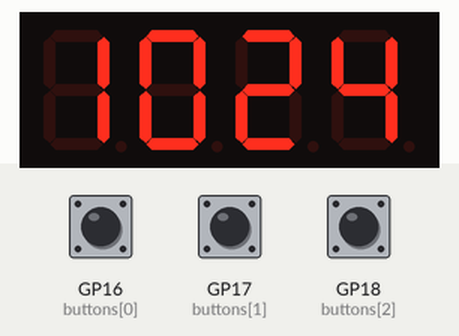
Bench run of a program on a simulated Raspberry Pi Pico running MicroPython. Parts: 4-digit seven-segment display. Wiring (from the project's diagram.json): green button Hours on GP16, green button Minutes on GP17, red button Alarm on GP18, buzzer on GP19. The test bench sets the inputs (shaded band); at power-on: GP16 (buttons[0]) HIGH, GP18 (buttons[2]) HIGH, GP17 (buttons[1]) HIGH. The clock reads 2024-03-15 10:24:30 at power-on unless the program sets it; the segment pins are drawn as the display they are named for; what the program prints to the serial console is not drawn.

Above: at 1.2 s.
1.3 s: GP16 (buttons[0]) pulled LOW for 0.15 s
At 2.2 s:
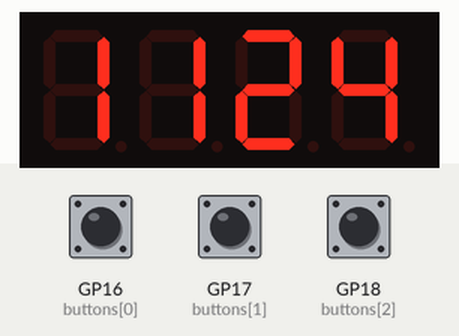
2.9 s: GP18 (buttons[2]) pulled LOW for 0.15 s
At 3.7 s:
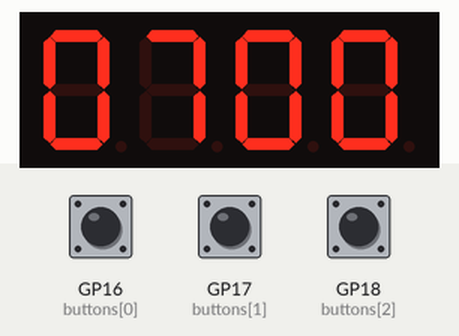
4.6 s: GP17 (buttons[1]) pulled LOW for 0.15 s
At 5.8 s:
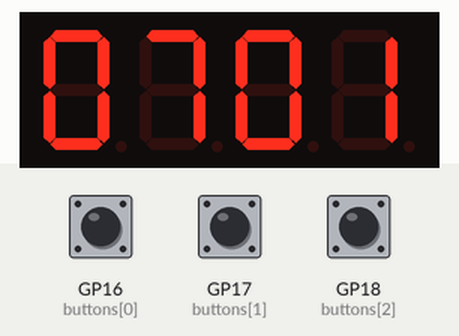
6.2 s: GP16 (buttons[0]) pulled LOW for 1 s
At 6.6 s:
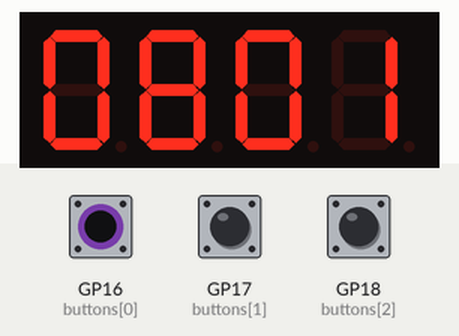
8.7 s: GP17 (buttons[1]) pulled LOW for 0.15 s
At 9.5 s:
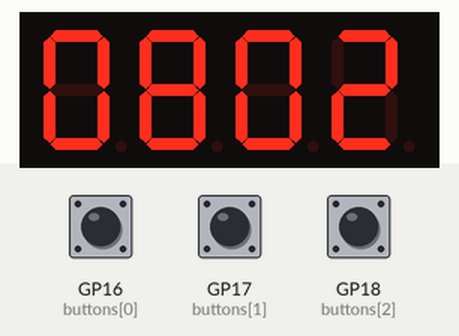
Timing chart, 0 to 11.3 s (numbered marks = the images above; inputs shaded):
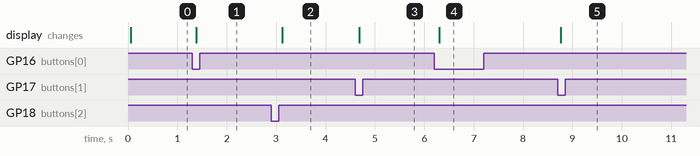

The program:

main.py
```python
from machine import Pin, PWM, I2C
from time import ticks_ms, ticks_diff, sleep_us

# DS1307: SDA GP0, SCL GP1
i2c = I2C(0, sda=Pin(0), scl=Pin(1), freq=100000)
RTC_ADDR = 0x68

# 공통 애노드 표시기
digits = [
    Pin(n, Pin.OUT, value=0)
    for n in (2, 3, 4, 5)
]

segments = [
    Pin(n, Pin.OUT, value=1)
    for n in (6, 7, 8, 9, 10, 11, 12)
]

colon = Pin(13, Pin.OUT, value=1)

buttons = [
    Pin(16, Pin.IN, Pin.PULL_UP),
    Pin(17, Pin.IN, Pin.PULL_UP),
    Pin(18, Pin.IN, Pin.PULL_UP)
]

buzzer = PWM(Pin(19))
buzzer.freq(1000)
buzzer.duty_u16(0)

FONT = [
    0x3F, 0x06, 0x5B, 0x4F, 0x66,
    0x6D, 0x7D, 0x07, 0x7F, 0x6F
]


def from_bcd(value):
    return (value >> 4) * 10 + (value & 15)


def to_bcd(value):
    return (value // 10) * 16 + value % 10


def read_clock():
    data = i2c.readfrom_mem(RTC_ADDR, 0, 7)

    second = from_bcd(data[0] & 0x7F)
    minute = from_bcd(data[1] & 0x7F)

    if data[2] & 0x40:
        hour = from_bcd(data[2] & 0x1F) % 12
        if data[2] & 0x20:
            hour += 12
    else:
        hour = from_bcd(data[2] & 0x3F)

    date_key = (data[6], data[5], data[4])

    return hour, minute, second, date_key


def write_clock(hour, minute):
    i2c.writeto_mem(
        RTC_ADDR,
        0,
        bytes([
            0,
            to_bcd(minute),
            to_bcd(hour)
        ])
    )


def show_digit(position, number, colon_on):
    for digit in digits:
        digit.value(0)

    pattern = FONT[number]

    for i, segment in enumerate(segments):
        segment.value(0 if (pattern >> i) & 1 else 1)

    colon.value(0 if colon_on else 1)

    digits[position].value(1)
    sleep_us(1500)
    digits[position].value(0)


if RTC_ADDR not in i2c.scan():
    raise RuntimeError(
        "DS1307을 찾지 못했습니다. SDA GP0, SCL GP1 배선을 확인하세요."
    )

# 시계 정지 비트가 켜져 있다면 해제
seconds_register = i2c.readfrom_mem(RTC_ADDR, 0, 1)[0]
i2c.writeto_mem(
    RTC_ADDR,
    0,
    bytes([seconds_register & 0x7F])
)

hour, minute, second, date_key = read_clock()

alarm_hour = 7
alarm_minute = 0
alarm_enabled = False
setting_alarm = False

ringing = False
ring_started = 0
last_alarm_key = None

raw_states = [1, 1, 1]
stable_states = [1, 1, 1]
changed_at = [ticks_ms(), ticks_ms(), ticks_ms()]

alarm_pressed_at = None
last_clock_read = ticks_ms()
position = 0

print("=== 디지털 알람 시계 ===")
print("Hours: 현재 시각의 시 증가")
print("Minutes: 현재 시각의 분 증가")
print("Alarm 짧게: 알람 설정 시작 / 저장 및 활성화")
print("Alarm 1초 이상 누른 뒤 놓기: 알람 해제")
print("알람 설정 중 Hours / Minutes: 알람 시각 변경")
print("알람이 울릴 때 아무 버튼이나 누르면 정지")
print("초기 알람: 07:00, 비활성화")

while True:
    now = ticks_ms()

    if ticks_diff(now, last_clock_read) >= 200:
        hour, minute, second, date_key = read_clock()
        last_clock_read = now

    for i, button in enumerate(buttons):
        raw = button.value()

        if raw != raw_states[i]:
            raw_states[i] = raw
            changed_at[i] = now

        if (
            ticks_diff(now, changed_at[i]) >= 25
            and raw != stable_states[i]
        ):
            stable_states[i] = raw

            if raw == 0:
                if ringing:
                    ringing = False
                    buzzer.duty_u16(0)
                    alarm_pressed_at = None
                    print("알람을 정지했습니다.")
                    continue

                if i == 0:
                    if setting_alarm:
                        alarm_hour = (alarm_hour + 1) % 24
                    else:
                        hour = (hour + 1) % 24
                        second = 0
                        write_clock(hour, minute)

                elif i == 1:
                    if setting_alarm:
                        alarm_minute = (alarm_minute + 1) % 60
                    else:
                        minute = (minute + 1) % 60
                        second = 0
                        write_clock(hour, minute)

                elif i == 2:
                    alarm_pressed_at = now

                if i in (0, 1):
                    if setting_alarm:
                        print(
                            "알람 설정: {:02d}:{:02d}".format(
                                alarm_hour, alarm_minute
                            )
                        )
                    else:
                        print(
                            "현재 시각: {:02d}:{:02d}".format(
                                hour, minute
                            )
                        )

            elif i == 2 and alarm_pressed_at is not None:
                held_ms = ticks_diff(now, alarm_pressed_at)
                alarm_pressed_at = None

                if held_ms >= 1000:
                    setting_alarm = False
                    alarm_enabled = False
                    ringing = False
                    buzzer.duty_u16(0)
                    print("알람을 해제했습니다.")

                elif setting_alarm:
                    setting_alarm = False
                    alarm_enabled = True

                    print(
                        "알람 활성화: {:02d}:{:02d}".format(
                            alarm_hour, alarm_minute
                        )
                    )

                else:
                    setting_alarm = True

                    print(
                        "알람 설정 모드: {:02d}:{:02d}".format(
                            alarm_hour, alarm_minute
                        )
                    )

    alarm_key = (date_key, hour, minute)

    if (
        alarm_enabled
        and not setting_alarm
        and not ringing
        and hour == alarm_hour
        and minute == alarm_minute
        and alarm_key != last_alarm_key
    ):
        ringing = True
        ring_started = now
        last_alarm_key = alarm_key
        print("알람이 울립니다! 아무 버튼이나 눌러 정지하세요.")

    if ringing:
        elapsed = ticks_diff(now, ring_started)

        if elapsed >= 30000:
            ringing = False
            buzzer.duty_u16(0)
            print("30초가 지나 알람을 자동 정지했습니다.")
        else:
            buzzer.duty_u16(
                32768 if (elapsed // 250) % 2 == 0 else 0
            )
    else:
        buzzer.duty_u16(0)

    if setting_alarm:
        display_hour = alarm_hour
        display_minute = alarm_minute
        colon_on = True
    else:
        display_hour = hour
        display_minute = minute
        colon_on = second % 2 == 0

    numbers = [
        display_hour // 10,
        display_hour % 10,
        display_minute // 10,
        display_minute % 10
    ]

    show_digit(position, numbers[position], colon_on)
    position = (position + 1) % 4
```

Measured:
- after the input at 1.3 s, the display: changes after 0.08 s (image 1)
- after the input at 2.9 s, the display: changes after 0.22 s (image 2)
- after the input at 4.6 s, the display: changes after 0.08 s (image 3)
- after the input at 6.2 s, the display: changes after 0.10 s (image 4)
- after the input at 8.7 s, the display: changes after 0.06 s (image 5)
